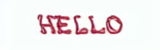
#> input picture style_sweep_20261021_212552/baseline/style_12_s001_005.png, 160 x 50 px, found by its file name
$ python glyph_repeat_test.py
#> lines starting #> are read from the running program, lines starting #| are printed output that depends on the picture
#!/usr/bin/env python3
"""Prototype: isolate duplicate glyphs in a TextCtrl result and make a comparison.

This is a CPU-only image-processing test. It does not load TextCtrl or touch source
images. The default sample is style 12 from the completed 2026-10-21 sweep.
"""
from __future__ import annotations

import argparse
import json
from datetime import datetime
from pathlib import Path

import numpy as np
from PIL import Image, ImageDraw, ImageFont

DEFAULT_IMAGE = Path(
    "/mnt/p5-modeltests/TextCtrl/style_sweep_20261021_212552/"
    "baseline/style_12_s001_005.png"
)


def log(message: str) -> None:
    print(message, flush=True)


def estimate_background(rgb: np.ndarray) -> tuple[np.ndarray, float]:
    h, w, _ = rgb.shape
    thickness = max(1, min(4, h // 12, w // 12))
    border = np.concatenate(
        [
            rgb[:thickness].reshape(-1, 3),
            rgb[-thickness:].reshape(-1, 3),
            rgb[:, :thickness].reshape(-1, 3),
            rgb[:, -thickness:].reshape(-1, 3),
        ],
        axis=0,
    ).astype(np.float32)
    bg = np.median(border, axis=0)
    border_spread = float(np.percentile(np.linalg.norm(border - bg, axis=1), 95))
    return bg, border_spread


def spans_from_activity(active: np.ndarray) -> list[tuple[int, int]]:
    indices = np.flatnonzero(active)
    if len(indices) == 0:
        return []
    spans: list[tuple[int, int]] = []
    start = previous = int(indices[0])
    for value in indices[1:]:
        value = int(value)
        if value > previous + 1:
            spans.append((start, previous + 1))
            start = value
        previous = value
    spans.append((start, previous + 1))
    return spans


def find_character_spans(
    distance: np.ndarray, threshold: float, expected_count: int
) -> tuple[list[tuple[int, int]], np.ndarray, float]:
    """Find a contrast threshold that yields exactly one x-span per character.

    Some rendered fonts leave weak antialias/glow pixels connecting two adjacent
    letters in the horizontal projection. Raising the threshold gradually can
    break those weak bridges while keeping the high-contrast glyph cores intact.
    Unlike a blind split, this never cuts through a glyph simply to force a count.
    """
    h, _ = distance.shape
    min_pixels = max(1, int(round(h * 0.008)))
    # Search from the requested threshold upwards and accept the first level that
    # produces the known number of glyph spans. Levels are deterministic and CPU-only.
    candidates = [float(threshold)]
    candidates.extend(float(threshold + step) for step in range(4, 201, 4))
    candidates.extend([220.0, 240.0, 280.0, 320.0, 360.0, 420.0])
    seen: set[float] = set()
    observed: list[tuple[float, int]] = []
    for level in candidates:
        if level in seen:
            continue
        seen.add(level)
        active = (distance >= level).sum(axis=0) >= min_pixels
        spans = spans_from_activity(active)
        observed.append((level, len(spans)))
        if len(spans) == expected_count:
            return spans, (distance >= level), level

    summary = ", ".join(f"{level:g}->{count}" for level, count in observed[:12])
    raise RuntimeError(
        f"Kein sicherer Schwellenwert ergab genau {expected_count} getrennte Zeichenbereiche. "
        f"Erste Versuche (Schwelle->Bereiche): {summary}. "
        "Es wurde bewusst kein beliebiger Schnitt durch einen Buchstaben vorgenommen."
    )


# [121 lines left out: functions transparent_glyph, glyph_core_metrics, make_checkerboard, fit_glyph_to_cell, not called in this run]


def main() -> int:
    parser = argparse.ArgumentParser(description="Test automatic replacement of repeated letters in one TextCtrl output.")
    parser.add_argument("--image", type=Path, default=DEFAULT_IMAGE, help="Existing generated image; no model is run.")
    parser.add_argument("--text", default="HELLO", help="Known generated target text.")
    parser.add_argument("--duplicate", default="L", help="Repeated character to compare and unify.")
    parser.add_argument("--threshold", type=float, default=16.0, help="RGB-distance threshold for core glyph pixels.")
    parser.add_argument("--out-dir", type=Path, default=None, help="Output directory; defaults to a new timestamped sibling folder.")
    args = parser.parse_args()

    image_path = args.image.expanduser().resolve()
    if not image_path.is_file():
        log(f"FEHLER: Bild nicht gefunden: {image_path}")
        log("Es wurde keine Generierung gestartet und nichts verändert.")
        return 2
    text_value = args.text
    duplicate = args.duplicate
    duplicate_indexes = [i for i, ch in enumerate(text_value) if ch == duplicate]
    if len(duplicate_indexes) != 2:
        log(f"FEHLER: Erwartet werden genau zwei Vorkommen von {duplicate!r} in {text_value!r}; gefunden: {len(duplicate_indexes)}.")
        return 2

    out_dir = args.out_dir
    if out_dir is None:
        stamp = datetime.now().strftime("%Y%m%d_%H%M%S")
        out_dir = image_path.parent.parent / f"glyph_repeat_test_{stamp}"
    out_dir = out_dir.expanduser().resolve()
    if out_dir.exists() and any(out_dir.iterdir()):
        log(f"FEHLER: Ausgabeordner ist nicht leer: {out_dir}")
        log("Bitte ohne Löschen einen neuen --out-dir angeben.")
        return 2
    out_dir.mkdir(parents=True, exist_ok=True)

    log("[1/5] Bestehendes Bild laden (CPU-only; keine TextCtrl-Inferenz).")
    source = Image.open(image_path)
#> source is the input picture: PIL image 160x50 RGB; mean R, G, B 242, 235.7, 236.6
    if source.mode == "RGBA":
        flat = Image.new("RGBA", source.size, (255, 255, 255, 255))
        flat.alpha_composite(source)
        source = flat.convert("RGB")
    else:
        source = source.convert("RGB")
    rgb = np.asarray(source, dtype=np.uint8)
    h, w, _ = rgb.shape
#> h = 50; w = 160
    bg, border_spread = estimate_background(rgb.astype(np.float32))
#> in estimate_background, `border = np.concatenate( [ rgb[:thickness].reshape(-1, 3), rgb[-thickn..`: border = 1680 rows, first 8: [246, 250, 254], [247, 251, 255], [247, 252, 255], [248, 252, 255], [249, 253, 255], [248, 253, 255], [249, 253, 255], [250, 253, 255]
#> in estimate_background, `bg = np.median(border, axis=0)`: bg = [250, 254, 253]
#> in estimate_background, `border_spread = float(np.percentile(np.linalg.norm(border - bg, axis=1..`: border_spread = 2.45
#> bg = [250, 254, 253]; border_spread = 2.45
    diff = rgb.astype(np.float32) - bg.reshape(1, 1, 3)
    distance = np.linalg.norm(diff, axis=2)
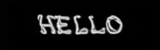
#> distance: shape (50, 160) float32; min 0, max 367.6, mean 27; drawn with min black and max white
    global_scale = float(np.percentile(distance[distance >= args.threshold], 99.5)) if np.any(distance >= args.threshold) else 1.0
#> global_scale = 345.3
    log(f"    Bildgröße: {w}x{h}; geschätzter Hintergrund RGB={np.round(bg).astype(int).tolist()}; Randabweichung p95={border_spread:.1f}.")
    if border_spread > 12:
        log("    WARNUNG: Der Bildrand ist nicht einheitlich. Der Test kann beim Entfernen des zweiten Buchstabens einen sichtbaren Hintergrundpatch erzeugen.")

    log("[2/5] Zeichenbereiche anhand der Pixelprojektion bestimmen.")
    spans, strong, threshold_used = find_character_spans(distance, args.threshold, len(text_value))
#> the loop in find_character_spans, `for level in candidates:` made 57 passes
#> spans on passes 1 to 12: [(37, 123)], [(37, 123)], [(37, 123)], [(37, 72), (73, 123)], [(37, 72), (73, 123)], [(37, 72), (73, 123)], [(37, 72), (73, 123)], [(37, 72), (73, 123)], [(37, 72), (73, 123)], [(37, 72), (73, 123)], [(37, 72), (73, 123)], [(37, 72), (73, 123)]
#> after the loop in find_character_spans, `for level in candidates:`: observed = 57 pairs, first value 16 to 420, second value 0 to 11; seen = 57 items
    if len(spans) != len(text_value):
        log(f"FEHLER: {len(spans)} Zeichenbereiche erkannt, aber {len(text_value)} Zeichen erwartet.")
        return 2
    cells: list[tuple[int, int]] = []
    for i in range(len(spans)):
        left = 0 if i == 0 else (spans[i - 1][1] + spans[i][0]) // 2
        right = w if i == len(spans) - 1 else (spans[i][1] + spans[i + 1][0]) // 2
        cells.append((left, right))
    summary = ", ".join(f"{text_value[i]}:{a}-{b}" for i, (a, b) in enumerate(spans))
    log(f"    Erkannte Zeichenpositionen: {summary} (Schwelle={threshold_used:g})")

    log("[3/5] Einzelzeichen mit Transparenz extrahieren und L-Kandidaten bewerten.")
    glyphs: list[Image.Image] = []
    metrics: list[dict[str, float | int]] = []
    crop_meta: list[dict[str, int]] = []
    for i, (x0, x1) in enumerate(cells):
        glyph, meta = transparent_glyph(rgb, distance, bg, x0, x1, args.threshold, global_scale)
        glyphs.append(glyph)
        crop_meta.append(meta)
        metrics.append(glyph_core_metrics(rgb, distance, spans[i], threshold_used, bg))
        log(f"    {i + 1}/{len(text_value)} {text_value[i]}: {glyph.width}x{glyph.height}")
    idx_a, idx_b = duplicate_indexes
    score_a = float(metrics[idx_a]["score"])
    score_b = float(metrics[idx_b]["score"])
    selected_idx = idx_a if score_a >= score_b else idx_b
    rejected_idx = idx_b if selected_idx == idx_a else idx_a
    log(f"    {duplicate}#{idx_a + 1}: score={score_a:.3f}; {duplicate}#{idx_b + 1}: score={score_b:.3f}.")
    log(f"    Automatische Auswahl: {duplicate}#{selected_idx + 1} (heuristische Formbewertung; bitte anhand des Kontaktbildes validieren).")

    log("[4/5] Zweites Vorkommen durch die ausgewählte Glyphe ersetzen.")
    target_x0, target_x1 = cells[rejected_idx]
    target_span = spans[rejected_idx]
    target_rows = np.where(strong[:, target_span[0] : target_span[1]].any(axis=1))[0]
    if len(target_rows) == 0:
        log("FEHLER: Zielbuchstabe besitzt keine erkennbaren Vordergrundpixel.")
        return 2
    target_y0, target_y1 = int(target_rows.min()), int(target_rows.max()) + 1
    source_rows = np.where(strong[:, spans[selected_idx][0] : spans[selected_idx][1]].any(axis=1))[0]
    source_core_height = int(source_rows.max() - source_rows.min() + 1) if len(source_rows) else glyphs[selected_idx].height
    target_core_height = target_y1 - target_y0
    fitted = fit_glyph_to_cell(
        glyphs[selected_idx],
        target_x1 - target_x0,
        h,
        source_core_height,
        target_core_height,
    )
    base = source.copy()
    draw = ImageDraw.Draw(base)
    bg_tuple = tuple(int(round(x)) for x in bg)
    draw.rectangle((target_x0, 0, target_x1 - 1, h - 1), fill=bg_tuple)
    place_x = target_x0 + max(0, ((target_x1 - target_x0) - fitted.width) // 2)
    # Align the replacement's vertical centre with the original glyph's centre.
    place_y = int(round((target_y0 + target_y1 - fitted.height) / 2))
    base_rgba = base.convert("RGBA")
    base_rgba.alpha_composite(fitted, (place_x, place_y))
    unified = base_rgba.convert("RGB")
    unified_path = out_dir / "hello_unified.png"
    unified.save(unified_path)
    selected_path = out_dir / f"selected_{duplicate}.png"
    glyphs[selected_idx].save(selected_path)

    log("[5/5] Vergleichsbilder und Bericht schreiben.")
    scale = 4
    header_h = 28
    gap = 16
    left = source.resize((w * scale, h * scale), Image.Resampling.LANCZOS)
    right = unified.resize((w * scale, h * scale), Image.Resampling.LANCZOS)
    canvas = Image.new("RGB", (w * scale * 2 + gap * 3, h * scale + header_h + gap * 2), (238, 238, 238))
    draw = ImageDraw.Draw(canvas)
    font = ImageFont.load_default()
    draw.text((gap, 7), "ORIGINAL", fill=(20, 20, 20), font=font)
    draw.text((w * scale + gap * 2, 7), f"L vereinheitlicht (Quelle: L#{selected_idx + 1})", fill=(20, 20, 20), font=font)
    canvas.paste(left, (gap, header_h + gap))
    canvas.paste(right, (w * scale + gap * 2, header_h + gap))
    comparison_path = out_dir / "comparison_original_vs_unified.png"
    canvas.save(comparison_path)

    tile_w, tile_h = 150, 120
    label_h, tile_gap = 30, 12
    glyph_sheet = Image.new("RGB", (len(glyphs) * tile_w + (len(glyphs) + 1) * tile_gap, tile_h + label_h + 2 * tile_gap), (238, 238, 238))
    gdraw = ImageDraw.Draw(glyph_sheet)
    for i, glyph in enumerate(glyphs):
        x = tile_gap + i * (tile_w + tile_gap)
        label = f"{i + 1}: {text_value[i]}"
        if i in duplicate_indexes:
            label += f" score={float(metrics[i]['score']):.2f}"
        if i == selected_idx:
            label += "  [AUTO]"
        gdraw.text((x, 5), label, fill=(20, 20, 20), font=font)
        board = make_checkerboard((tile_w, tile_h))
        glyph_fit = glyph.copy()
        glyph_fit.thumbnail((tile_w - 12, tile_h - 12), Image.Resampling.LANCZOS)
        board_rgba = board.convert("RGBA")
        board_rgba.alpha_composite(glyph_fit, ((tile_w - glyph_fit.width) // 2, (tile_h - glyph_fit.height) // 2))
        glyph_sheet.paste(board_rgba.convert("RGB"), (x, label_h + tile_gap))
    glyph_sheet_path = out_dir / "isolated_glyphs.png"
    glyph_sheet.save(glyph_sheet_path)

    report = {
        "input_image": str(image_path),
        "text": text_value,
        "duplicate_character": duplicate,
        "image_size": [w, h],
        "estimated_background_rgb": [float(x) for x in bg],
        "border_spread_p95": border_spread,
        "threshold": args.threshold,
        "effective_segmentation_threshold": threshold_used,
        "character_spans": [
            {"index": i + 1, "character": text_value[i], "x_start": int(spans[i][0]), "x_end": int(spans[i][1]),
             "cell_x_start": int(cells[i][0]), "cell_x_end": int(cells[i][1]), "metrics": metrics[i]}
            for i in range(len(text_value))
        ],
        "duplicate_indices_one_based": [idx_a + 1, idx_b + 1],
        "selected_index_one_based": selected_idx + 1,
        "selection_score": {"first": score_a, "second": score_b},
        "note": "Initial geometric L-shape heuristic. Check isolated_glyphs.png and comparison_original_vs_unified.png before considering general use.",
        "outputs": {
            "comparison": str(comparison_path),
            "isolated_glyphs": str(glyph_sheet_path),
            "unified_image": str(unified_path),
            "selected_glyph_rgba": str(selected_path),
        },
    }
    report_path = out_dir / "glyph_repeat_test_report.json"
    report_path.write_text(json.dumps(report, ensure_ascii=False, indent=2), encoding="utf-8")

    log("\nFERTIG — keine TextCtrl-Modellläufe durchgeführt.")
    log(f"Original:       {image_path}")
    log(f"Vergleich:      {comparison_path}")
    log(f"Einzelzeichen:  {glyph_sheet_path}")
    log(f"Vereinheitlicht:{unified_path}")
    log(f"Gewähltes L:    {selected_path}")
    log(f"Bericht:        {report_path}")
    return 0


if __name__ == "__main__":
    try:
        raise SystemExit(main())
    except Exception as exc:
        log(f"FEHLER: {type(exc).__name__}: {exc}")
        log("Es wurde keine Quellbilddatei überschrieben; prüfen Sie bitte die oben genannte Ursache.")
#> (the run stopped early here; a loop or call above may not have finished)

$ run again, with style_sweep_20261021_212552/baseline/style_05_m000_007.png copied over style_sweep_20261021_212552/baseline/style_12_s001_005.png
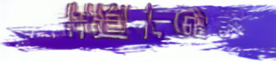
#> input picture style_sweep_20261021_212552/baseline/style_05_m000_007.png, 276 x 62 px, found by its file name
#> in main, source is the input picture: PIL image 276x62 RGB; mean R, G, B 167.9, 145.2, 205.3
#> border = 2704 rows, first 8: [248, 250, 253], [247, 251, 252], [247, 250, 253], [247, 250, 252], [247, 252, 251], [247, 251, 252], [248, 250, 253], [248, 251, 252]
#> in estimate_background, `bg = np.median(border, axis=0)`: bg = [252, 254, 252]
#> in estimate_background, `border_spread = float(np.percentile(np.linalg.norm(border - bg, axis=1..`: border_spread = 260.3
#> in main, `bg, border_spread = estimate_background(rgb.astype(np.float32))`: bg = [252, 254, 252]; border_spread = 260.3
#> in main, `distance = np.linalg.norm(diff, axis=2)`:
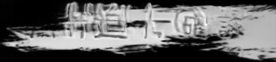
#> distance: shape (62, 276) float32; min 0, max 370.9, mean 147; drawn with min black and max white
#> global_scale = 338.3
#> the loop in find_character_spans, `for level in candidates:` made 57 passes
#> spans on passes 1 to 8: [(0, 276)], [(0, 276)], [(0, 276)], [(0, 276)], [(0, 276)], [(0, 276)], [(0, 276)], [(0, 276)]
#> after the loop in find_character_spans, `for level in candidates:`: observed = 57 pairs, first value 16 to 420, second value 0 to 9; seen = 57 items
